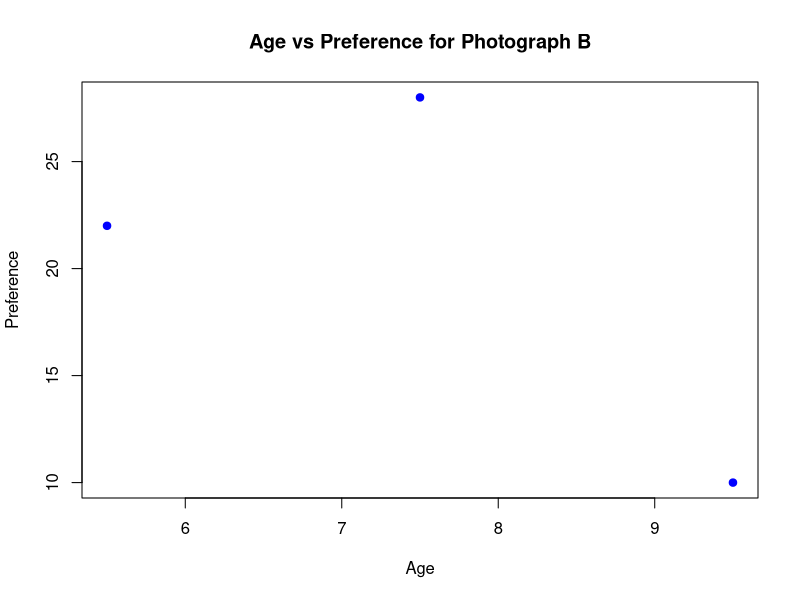

Write R code to recreate this figure.
# Create data
Age <- c(5.5, 7.5, 9.5)
A <- c(18, 2, 20)
B <- c(22, 28, 10)
C <- c(20, 40, 40)

data <- data.frame(A, B, C)

cov(B, C)

cov(data)

cor(B, C)

cor(data)

plot(Age, B,
     main = "Age vs Preference for Photograph B",
     xlab = "Age",
     ylab = "Preference",
     pch = 19,
     col = "blue")

cat("The study uses only three age groups with a very small sample size.\n")
cat("Hence, it is difficult to conclude a significant relationship.\n")
